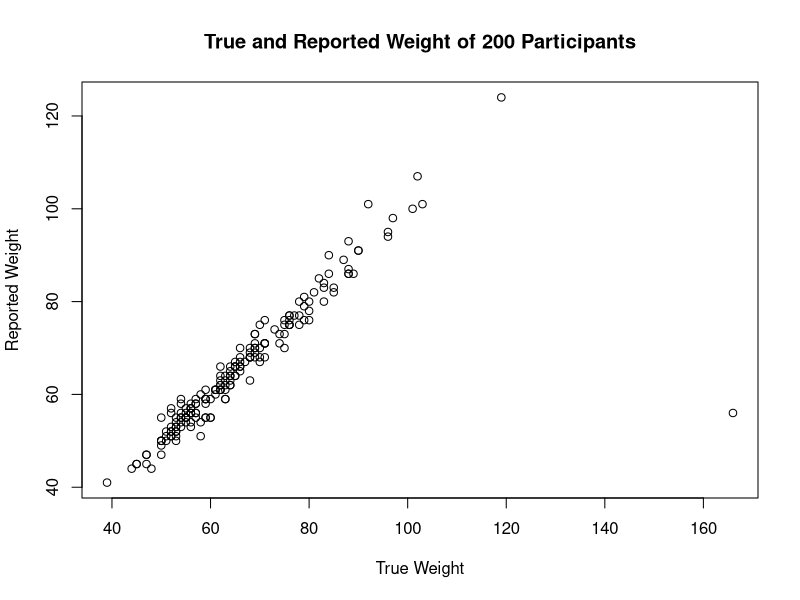
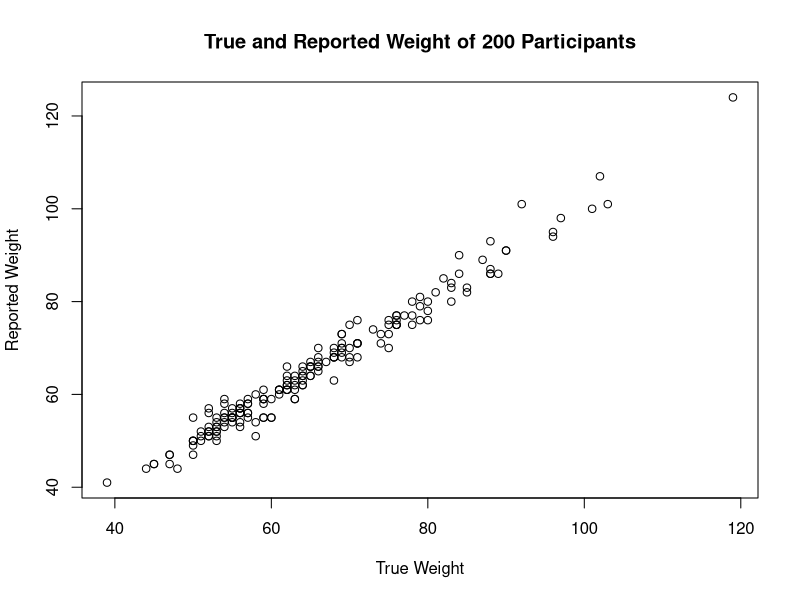
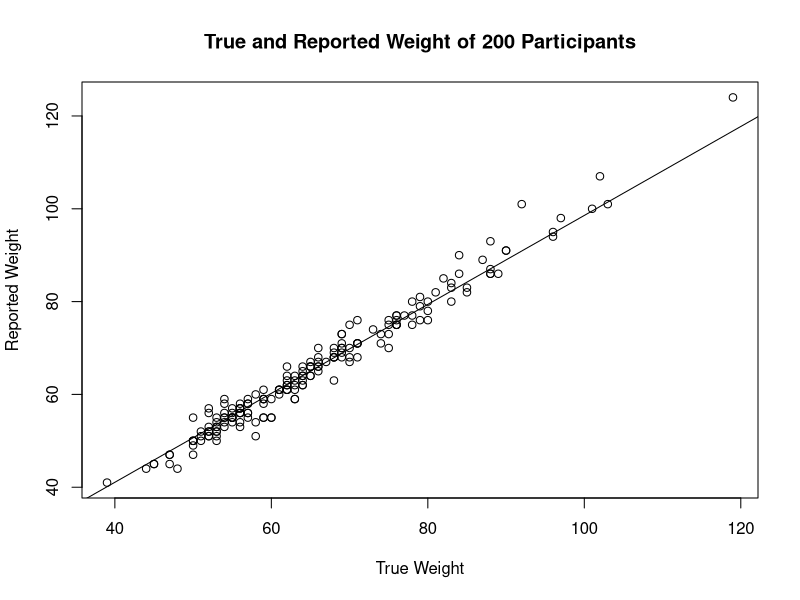

Write R code to recreate these figures, in order.
library(carData)
data("Davis")

?Davis


plot(Davis$weight, Davis$repwt, 
     main="True and Reported Weight of 200 Participants", ylab="Reported Weight", xlab="True Weight")

Davis <- Davis[which(Davis$weight < 160),]
plot(Davis$weight, Davis$repwt, 
     main="True and Reported Weight of 200 Participants", ylab="Reported Weight", xlab="True Weight")


r <- cor(Davis$weight, Davis$repwt,  use="complete.obs", method = "pearson")
r
# [1] 0.9858579
r^2

linearModel <- lm(weight ~ repwt, data=Davis)
print(linearModel)
summary(linearModel)

plot(Davis$weight, Davis$repwt, 
     main="True and Reported Weight of 200 Participants", ylab="Reported Weight", xlab="True Weight")
abline(linearModel)
